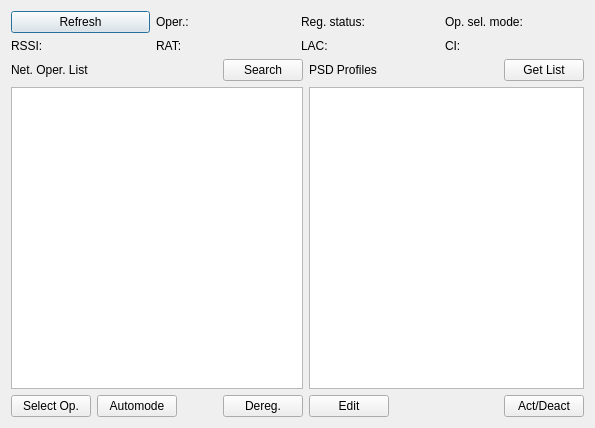
<?xml version="1.0" encoding="UTF-8"?>
<ui version="4.0">
 <class>NetworkDialog</class>
 <widget class="QDialog" name="NetworkDialog">
  <property name="geometry">
   <rect>
    <x>0</x>
    <y>0</y>
    <width>595</width>
    <height>428</height>
   </rect>
  </property>
  <property name="windowTitle">
   <string>Network</string>
  </property>
  <layout class="QVBoxLayout" name="verticalLayout_3">
   <item>
    <layout class="QHBoxLayout" name="horizontalLayout_3">
     <item>
      <widget class="QPushButton" name="refreshInfoPushButton">
       <property name="text">
        <string>Refresh</string>
       </property>
      </widget>
     </item>
     <item>
      <widget class="QLabel" name="operatorLabel">
       <property name="text">
        <string>Oper.:</string>
       </property>
      </widget>
     </item>
     <item>
      <widget class="QLabel" name="regStatusLabel">
       <property name="text">
        <string>Reg. status:</string>
       </property>
      </widget>
     </item>
     <item>
      <widget class="QLabel" name="opSelModeLabel">
       <property name="text">
        <string>Op. sel. mode:</string>
       </property>
      </widget>
     </item>
    </layout>
   </item>
   <item>
    <layout class="QHBoxLayout" name="horizontalLayout_4">
     <item>
      <widget class="QLabel" name="rssiLabel">
       <property name="text">
        <string>RSSI:</string>
       </property>
      </widget>
     </item>
     <item>
      <widget class="QLabel" name="ratLabel">
       <property name="text">
        <string>RAT:</string>
       </property>
      </widget>
     </item>
     <item>
      <widget class="QLabel" name="lacLabel">
       <property name="text">
        <string>LAC:</string>
       </property>
      </widget>
     </item>
     <item>
      <widget class="QLabel" name="ciLabel">
       <property name="text">
        <string>CI:</string>
       </property>
      </widget>
     </item>
    </layout>
   </item>
   <item>
    <layout class="QHBoxLayout" name="horizontalLayout_7">
     <item>
      <layout class="QVBoxLayout" name="verticalLayout_2">
       <item>
        <layout class="QHBoxLayout" name="horizontalLayout_6">
         <item>
          <widget class="QLabel" name="netOperLabel">
           <property name="text">
            <string>Net. Oper. List</string>
           </property>
          </widget>
         </item>
         <item>
          <spacer name="horizontalSpacer_3">
           <property name="orientation">
            <enum>Qt::Horizontal</enum>
           </property>
           <property name="sizeHint" stdset="0">
            <size>
             <width>40</width>
             <height>20</height>
            </size>
           </property>
          </spacer>
         </item>
         <item>
          <widget class="QPushButton" name="searchPushButton">
           <property name="text">
            <string>Search</string>
           </property>
          </widget>
         </item>
        </layout>
       </item>
       <item>
        <widget class="QTableWidget" name="netOpListableWidget"/>
       </item>
       <item>
        <layout class="QHBoxLayout" name="horizontalLayout">
         <item>
          <widget class="QPushButton" name="selectOpPushButton">
           <property name="text">
            <string>Select Op.</string>
           </property>
          </widget>
         </item>
         <item>
          <widget class="QPushButton" name="automodePushButton">
           <property name="text">
            <string>Automode</string>
           </property>
          </widget>
         </item>
         <item>
          <spacer name="horizontalSpacer">
           <property name="orientation">
            <enum>Qt::Horizontal</enum>
           </property>
           <property name="sizeHint" stdset="0">
            <size>
             <width>40</width>
             <height>20</height>
            </size>
           </property>
          </spacer>
         </item>
         <item>
          <widget class="QPushButton" name="deregPushButton">
           <property name="text">
            <string>Dereg.</string>
           </property>
          </widget>
         </item>
        </layout>
       </item>
      </layout>
     </item>
     <item>
      <layout class="QVBoxLayout" name="verticalLayout">
       <item>
        <layout class="QHBoxLayout" name="horizontalLayout_2">
         <item>
          <widget class="QLabel" name="psdLabel">
           <property name="text">
            <string>PSD Profiles</string>
           </property>
          </widget>
         </item>
         <item>
          <spacer name="horizontalSpacer_4">
           <property name="orientation">
            <enum>Qt::Horizontal</enum>
           </property>
           <property name="sizeHint" stdset="0">
            <size>
             <width>40</width>
             <height>20</height>
            </size>
           </property>
          </spacer>
         </item>
         <item>
          <widget class="QPushButton" name="refreshPsdPushButton">
           <property name="text">
            <string>Get List</string>
           </property>
          </widget>
         </item>
        </layout>
       </item>
       <item>
        <widget class="QTableWidget" name="psdTableWidget"/>
       </item>
       <item>
        <layout class="QHBoxLayout" name="horizontalLayout_5">
         <item>
          <widget class="QPushButton" name="editPushButton">
           <property name="text">
            <string>Edit</string>
           </property>
          </widget>
         </item>
         <item>
          <spacer name="horizontalSpacer_2">
           <property name="orientation">
            <enum>Qt::Horizontal</enum>
           </property>
           <property name="sizeHint" stdset="0">
            <size>
             <width>40</width>
             <height>20</height>
            </size>
           </property>
          </spacer>
         </item>
         <item>
          <widget class="QPushButton" name="adPushButton">
           <property name="text">
            <string>Act/Deact</string>
           </property>
          </widget>
         </item>
        </layout>
       </item>
      </layout>
     </item>
    </layout>
   </item>
  </layout>
 </widget>
 <resources/>
 <connections/>
</ui>
